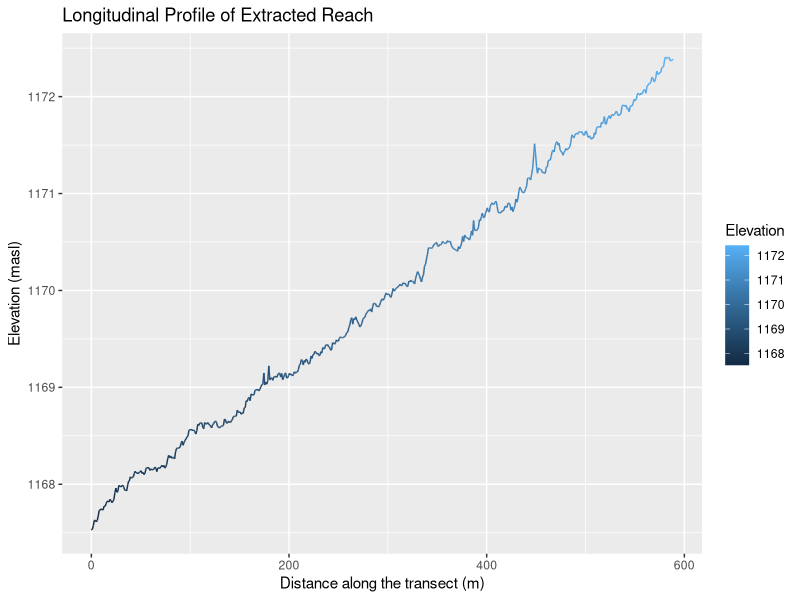
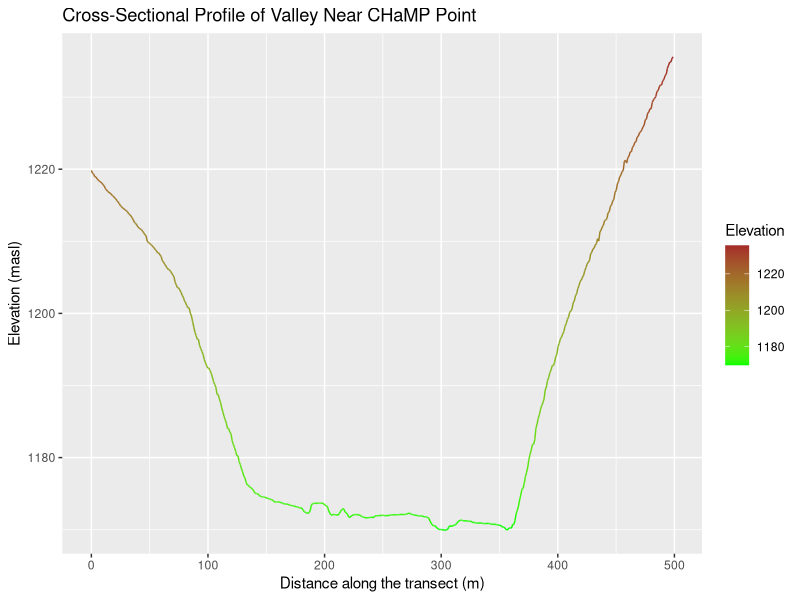
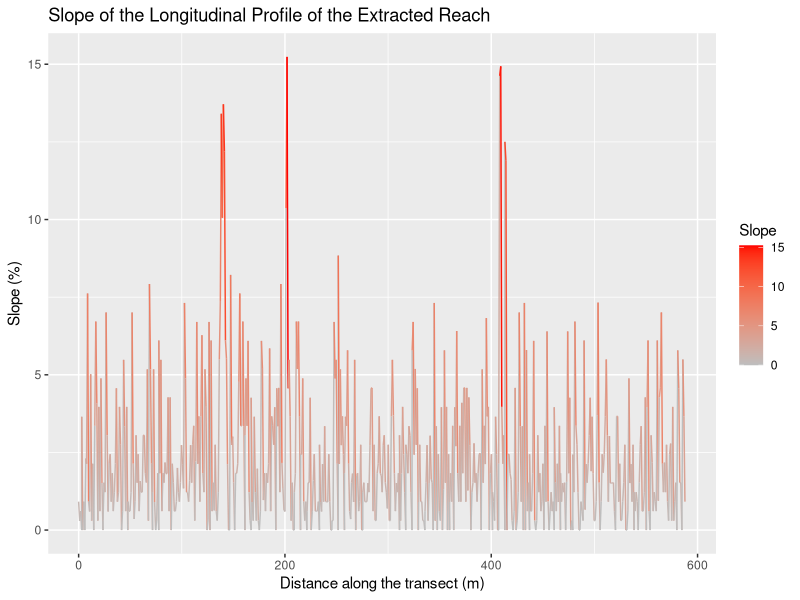
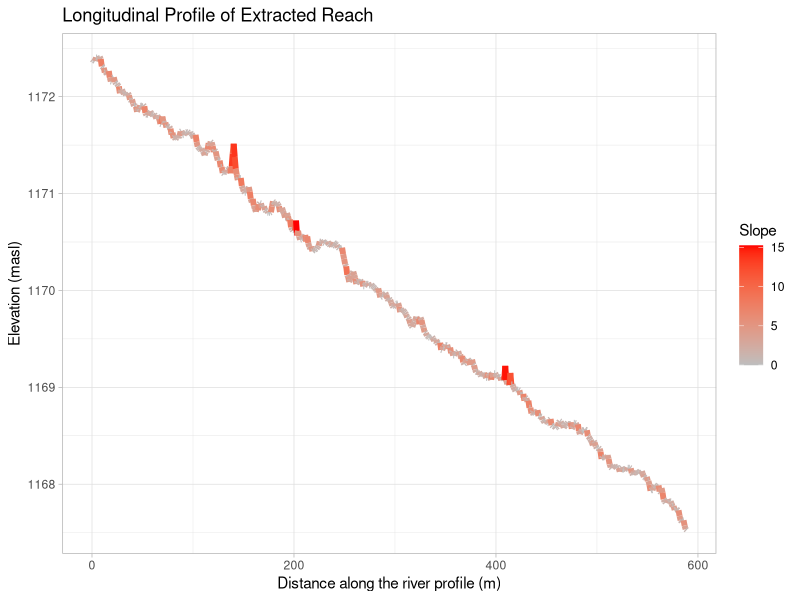
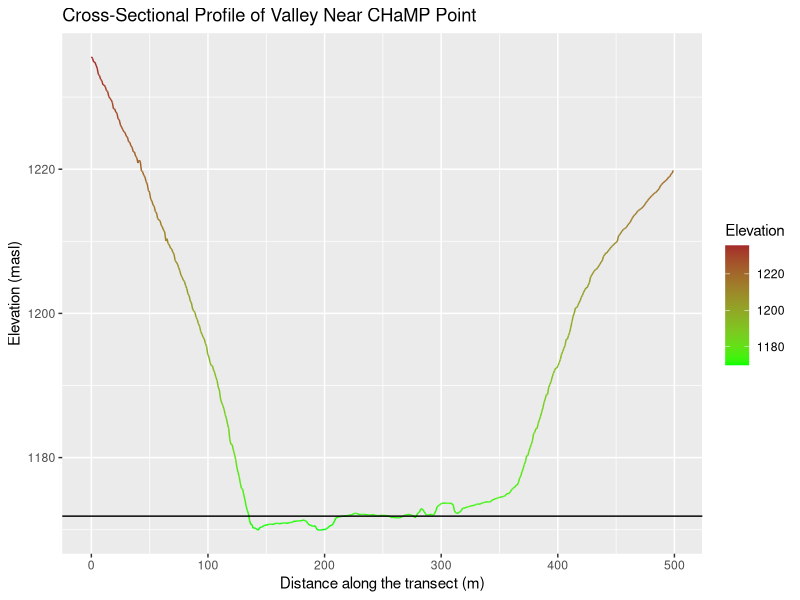
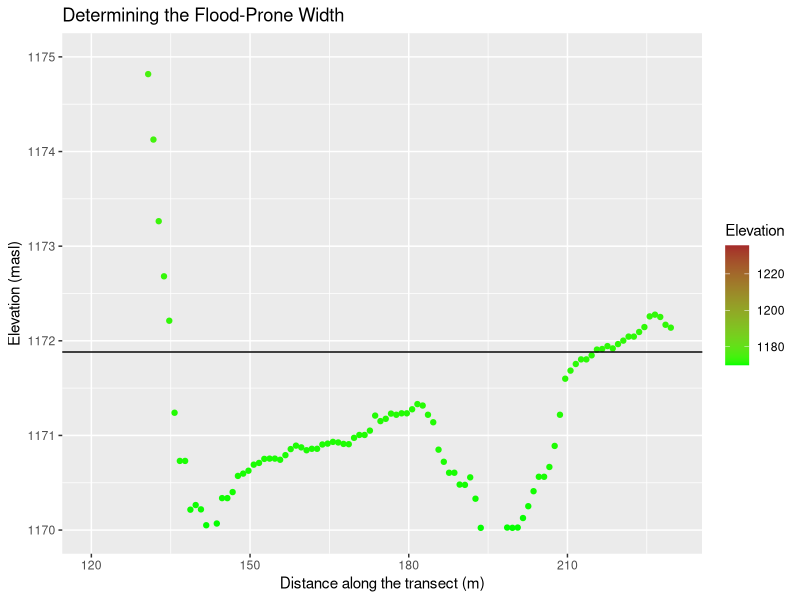

The R script that drew these images, in order:
## ---- chunk 1
# The purpose of this chunk is to load the necessary packages.
require(ggplot2) #This package is for data visualization.
require(dplyr) #This package allows users to run sequential commands to manipulate and process your data.
## ---- chunk 2
# The purpose of this chunk is to load the necessary data, and is designed to input text files created by the r.profile tool in GRASS
CrossProf <- read.csv("../../data/derived/public/crossprof.txt", header=FALSE, sep = " ", col.names=c("Junk","Distance","Elevation"))[c(2,3)]
LongProf <- read.csv("../../data/derived/public/longprof.txt", header=FALSE, sep = " ", col.names=c("Junk","Distance","Elevation"))[c(2,3)]
## ---- chunk 3
# The purpose of this chunk is to visualize our datasets using the ggplot2 package.This chunk is set up so that your variables do not need to be specified and the chunk can just be run.

ggplot(LongProf) + # This sets the variable (data frame) we will be plotting.
       aes(x = Distance, y = Elevation, color = Elevation) + # This provides the axes designations and how to color the data.
       geom_line() + # This tells ggplot2 to make a line graph. geom_line could be changed to geom_point without issue.
       labs(x = "Distance along the transect (m)", y = "Elevation (masl)", title = "Longitudinal Profile of Extracted Reach")
# This sets the axes labels and title of the plot.

ggplot(CrossProf) +
       aes(x = Distance, y = Elevation, color = Elevation) +
       geom_line() +
       scale_color_gradient(low = "green", high = "brown") + # This establishes a color gradient between green and brown to color the data.
       labs(x = "Distance along the transect (m)", y = "Elevation (masl)", title = "Cross-Sectional Profile of Valley Near CHaMP Point")
## ---- chunk 4
#run this codeblock if the Cross-sectional profile looked backwards, then rerun the graphing codeblock above
maxd <- max(CrossProf$Distance, na.rm=TRUE) #finds maximum distance
CrossProf$Distance <- maxd-CrossProf$Distance  #inverts distance axis by subtracting distances from max

## ---- chunk 5
#run this codeblock if the Longitudinal profile looked backwards, then rerun the graphing codeblock above
maxd <- max(LongProf$Distance, na.rm=TRUE) #finds maximum distance
LongProf$Distance <- maxd-LongProf$Distance  #inverts distance axis by subtracting distances from max
## ---- chunk 6
# The purpose of this chunk is to compute the slope of the longitudinal profile (between points) and the average slope 
LongProf <- LongProf %>% # The "%>%" is called "piping" and it essentially allows us to take the output of a function and sequentially feed it to the next argument. This is very useful for subsetting and tacking on new columns with output data!
  #group_by(Attempt) %>% # Here we are subsetting the data based on the attempt number (1-3). 
  mutate(Slope = (abs(((Elevation - lag(Elevation))/(Distance - lag(Distance))*100)))) # Create a column for slope (Change in Vertical Position/Change in Horizontal Position) with absolute values that is relative to the Attempt
         
ggplot(LongProf) +
       aes(x = Distance, y = Slope, color = Slope) +
       geom_line() +
       scale_color_gradient(low = "gray", high = "red") +
       labs(x = "Distance along the transect (m)", y = "Slope (%)", title = "Slope of the Longitudinal Profile of the Extracted Reach")

ggplot(LongProf) +
       aes(x = Distance, y = Elevation, color = Slope) +
       geom_line(size = 2) + # The "size" argument allows us to increase or decrease our point size.
       scale_color_gradient(low = "gray", high = "red") +
       theme_light() +
       labs(x = "Distance along the river profile (m)", y = "Elevation (masl)", title = "Longitudinal Profile of Extracted Reach")
## ---- chunk 7
#The purpose of this chunk is to process our data for entry into the Rosgen Stream Classification scheme. This chunk can be run now, or it can be run during the Classification handout. The chunk reports the mean slope and gives you the necessary tools to determine the flood-prone area of the stream to calculate the entrenchment ratio.
LongProf %>%
  #group_by(Attempt) %>% 
  summarize(Slope = mean(Slope, na.rm = TRUE)) #This calculates the mean slope, based on the Attempt.

# Now we want to figure out the width of the flood-prone area.
DpthBf_Max <- 0.9657 # Insert the maximum bankfull depth from your point/reach of interest here, replacing the 8 left of the hash #

CrossProf[which.min(CrossProf$Elevation),] # This finds the minimum elevation, which should correspond to the lowest elevation in the stream channel, and reports the entire row. That part is essential! Double check the reported value with one of the plots you have made before to verify.
StreamElev <- min(CrossProf$Elevation) # This stores the minimum elevation that you found in the previous step.
MaxBFx2 <- 2 * (DpthBf_Max) # twice the maximum bankfull depth.
MaxBFx2Elev <- StreamElev + MaxBFx2 # This adds the elevation of the bottom of the stream to twice the bankfull depth, allowing you to get the elevation (above mean sea level) of that variable.

ggplot(CrossProf) +
       aes(x = Distance, y = Elevation, color = Elevation) +
       geom_line() +
       geom_hline(yintercept = MaxBFx2Elev) + # This adds a horizontal line at a prescribed location. In this case, we are drawing a line at twice the maximum bankfull depth.
       scale_color_gradient(low = "green", high = "brown") +
       labs(x = "Distance along the transect (m)", y = "Elevation (masl)", title = "Cross-Sectional Profile of Valley Near CHaMP Point")

ggplot(CrossProf) +
       aes(x = Distance, y = Elevation, color = Elevation) +
       geom_point() + # Point chosen here to allow easier determining of the width (points are horizontally spaced by 1 meter)
       geom_hline(yintercept = MaxBFx2Elev) +
       xlim(120,230) + # Sets the x-axis limits. Adjust this value as you zoom in to the correct area.
       ylim(1170,1175) + # Sets the y-axis limits. Adjust this value as you zoom in to the correct area.
       scale_color_gradient(low = "green", high = "brown") +
       labs(x = "Distance along the transect (m)", y = "Elevation (masl)", title = "Determining the Flood-Prone Width")

#Use the last plot, points, and horizontal line to get an approximate distance of the flood-prone area. Keep for your notes and to include in your classification and report.
